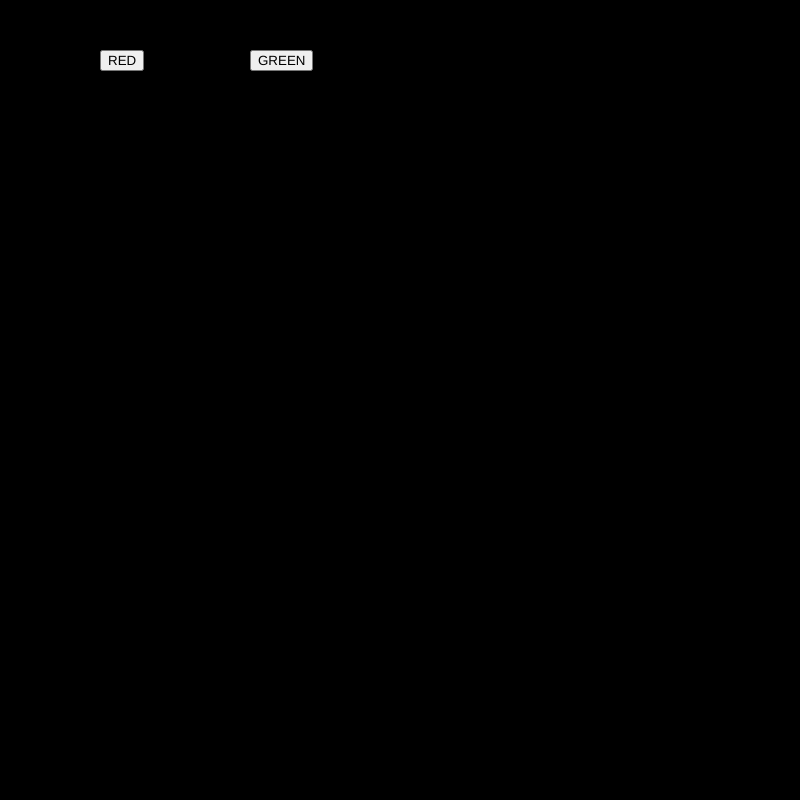
Frame 1 (no input)
Frame 60 (no input): identical to frame 1, image omitted
Frame 120 (the mouse pressed at the canvas centre since frame 60): identical to frame 1, image omitted

The p5.js sketch that drew this single still picture (run headless with seeded random() and noise() and a simulated clock; from frame 60 on, the mouse is pressed at the canvas centre):

// p5.js sketch
// ── sketch.js
var btn_red;
var btn_green;
var r=0;
var g=0;
var b=0;




function setup() {
  createCanvas(800, 800);
  btn_red=createButton("RED");
  btn_red.position(100,50);
  btn_red.mousePressed(redbg);
  btn_green=createButton("GREEN");
  btn_green.position(250,50);
  btn_green.mousePressed(greenbg);
}

function draw() {
  background(r,g,b);
}

function redbg(){
  r=255;
  g=0;
  b=0;
}

function greenbg(){
  r=0;
  g=255;
  b=0;
}
